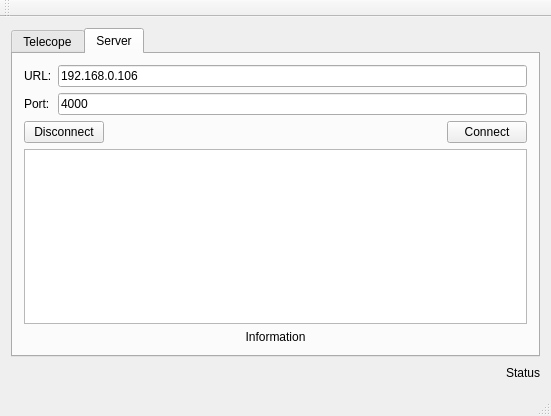
<?xml version="1.0" encoding="UTF-8"?>
<ui version="4.0">
 <class>TelescopeCli</class>
 <widget class="QMainWindow" name="TelescopeCli">
  <property name="geometry">
   <rect>
    <x>0</x>
    <y>0</y>
    <width>551</width>
    <height>416</height>
   </rect>
  </property>
  <property name="windowTitle">
   <string>TelescopeCli</string>
  </property>
  <widget class="QWidget" name="centralWidget">
   <layout class="QVBoxLayout" name="verticalLayout_4">
    <item>
     <widget class="QTabWidget" name="tab">
      <property name="currentIndex">
       <number>1</number>
      </property>
      <widget class="QWidget" name="telescopeTab">
       <attribute name="title">
        <string>Telecope</string>
       </attribute>
       <layout class="QVBoxLayout" name="verticalLayout_2">
        <item>
         <widget class="QGroupBox" name="siteBox">
          <property name="title">
           <string>Time</string>
          </property>
          <layout class="QGridLayout" name="gridLayout_3">
           <item row="0" column="0">
            <widget class="QLabel" name="label_10">
             <property name="text">
              <string>UT</string>
             </property>
             <property name="alignment">
              <set>Qt::AlignCenter</set>
             </property>
             <property name="buddy">
              <cstring>UT_LineEdit</cstring>
             </property>
            </widget>
           </item>
           <item row="0" column="1">
            <widget class="QLabel" name="label_11">
             <property name="text">
              <string>LT</string>
             </property>
             <property name="alignment">
              <set>Qt::AlignCenter</set>
             </property>
             <property name="buddy">
              <cstring>LT_LineEdit</cstring>
             </property>
            </widget>
           </item>
           <item row="0" column="2">
            <widget class="QLabel" name="label_13">
             <property name="text">
              <string>JDate</string>
             </property>
             <property name="alignment">
              <set>Qt::AlignCenter</set>
             </property>
             <property name="buddy">
              <cstring>JD_LineEdit</cstring>
             </property>
            </widget>
           </item>
           <item row="0" column="3">
            <widget class="QLabel" name="label_12">
             <property name="text">
              <string>LST</string>
             </property>
             <property name="alignment">
              <set>Qt::AlignCenter</set>
             </property>
             <property name="buddy">
              <cstring>LST_LineEdit</cstring>
             </property>
            </widget>
           </item>
           <item row="1" column="0">
            <widget class="QLineEdit" name="UT_LineEdit">
             <property name="alignment">
              <set>Qt::AlignCenter</set>
             </property>
             <property name="readOnly">
              <bool>true</bool>
             </property>
            </widget>
           </item>
           <item row="1" column="1">
            <widget class="QLineEdit" name="LT_LineEdit">
             <property name="alignment">
              <set>Qt::AlignCenter</set>
             </property>
             <property name="readOnly">
              <bool>true</bool>
             </property>
            </widget>
           </item>
           <item row="1" column="2">
            <widget class="QLineEdit" name="JD_LineEdit">
             <property name="alignment">
              <set>Qt::AlignCenter</set>
             </property>
             <property name="readOnly">
              <bool>true</bool>
             </property>
            </widget>
           </item>
           <item row="1" column="3">
            <widget class="QLineEdit" name="LST_LineEdit">
             <property name="alignment">
              <set>Qt::AlignCenter</set>
             </property>
             <property name="readOnly">
              <bool>true</bool>
             </property>
            </widget>
           </item>
          </layout>
         </widget>
        </item>
        <item>
         <widget class="QGroupBox" name="telescopeBox">
          <property name="title">
           <string>Position</string>
          </property>
          <layout class="QGridLayout" name="gridLayout_4">
           <item row="0" column="0">
            <spacer name="horizontalSpacer_2">
             <property name="orientation">
              <enum>Qt::Horizontal</enum>
             </property>
             <property name="sizeHint" stdset="0">
              <size>
               <width>70</width>
               <height>20</height>
              </size>
             </property>
            </spacer>
           </item>
           <item row="0" column="1">
            <widget class="QLabel" name="label_3">
             <property name="text">
              <string>HA</string>
             </property>
             <property name="alignment">
              <set>Qt::AlignCenter</set>
             </property>
            </widget>
           </item>
           <item row="0" column="2">
            <widget class="QLabel" name="label_4">
             <property name="text">
              <string>RA</string>
             </property>
             <property name="alignment">
              <set>Qt::AlignCenter</set>
             </property>
            </widget>
           </item>
           <item row="0" column="3">
            <widget class="QLabel" name="label_5">
             <property name="text">
              <string>Dec</string>
             </property>
             <property name="alignment">
              <set>Qt::AlignCenter</set>
             </property>
            </widget>
           </item>
           <item row="1" column="0">
            <widget class="QLabel" name="label_6">
             <property name="text">
              <string>Telescope</string>
             </property>
            </widget>
           </item>
           <item row="1" column="1">
            <widget class="QLineEdit" name="telHALineEdit">
             <property name="alignment">
              <set>Qt::AlignCenter</set>
             </property>
             <property name="readOnly">
              <bool>true</bool>
             </property>
            </widget>
           </item>
           <item row="1" column="2">
            <widget class="QLineEdit" name="telRALineEdit">
             <property name="alignment">
              <set>Qt::AlignCenter</set>
             </property>
             <property name="readOnly">
              <bool>true</bool>
             </property>
            </widget>
           </item>
           <item row="1" column="3">
            <widget class="QLineEdit" name="telDecLineEdit">
             <property name="alignment">
              <set>Qt::AlignCenter</set>
             </property>
             <property name="readOnly">
              <bool>true</bool>
             </property>
            </widget>
           </item>
           <item row="2" column="0">
            <widget class="QLabel" name="label_7">
             <property name="text">
              <string>Target</string>
             </property>
            </widget>
           </item>
           <item row="2" column="1">
            <widget class="QLineEdit" name="trgHALineEdit">
             <property name="alignment">
              <set>Qt::AlignCenter</set>
             </property>
             <property name="readOnly">
              <bool>true</bool>
             </property>
            </widget>
           </item>
           <item row="2" column="2">
            <widget class="QLineEdit" name="trgRALineEdit">
             <property name="alignment">
              <set>Qt::AlignCenter</set>
             </property>
             <property name="readOnly">
              <bool>true</bool>
             </property>
            </widget>
           </item>
           <item row="2" column="3">
            <widget class="QLineEdit" name="trgDecLineEdit">
             <property name="alignment">
              <set>Qt::AlignCenter</set>
             </property>
             <property name="readOnly">
              <bool>true</bool>
             </property>
            </widget>
           </item>
           <item row="3" column="0">
            <widget class="QLabel" name="label_15">
             <property name="text">
              <string>Difference</string>
             </property>
            </widget>
           </item>
           <item row="3" column="1">
            <widget class="QLineEdit" name="difHALineEdit">
             <property name="alignment">
              <set>Qt::AlignCenter</set>
             </property>
             <property name="readOnly">
              <bool>true</bool>
             </property>
            </widget>
           </item>
           <item row="3" column="2">
            <widget class="QLineEdit" name="difRALineEdit">
             <property name="alignment">
              <set>Qt::AlignCenter</set>
             </property>
             <property name="readOnly">
              <bool>true</bool>
             </property>
            </widget>
           </item>
           <item row="3" column="3">
            <widget class="QLineEdit" name="difDecLineEdit">
             <property name="alignment">
              <set>Qt::AlignCenter</set>
             </property>
             <property name="readOnly">
              <bool>true</bool>
             </property>
            </widget>
           </item>
          </layout>
         </widget>
        </item>
       </layout>
      </widget>
      <widget class="QWidget" name="serverTab">
       <attribute name="title">
        <string>Server</string>
       </attribute>
       <layout class="QVBoxLayout" name="verticalLayout">
        <item>
         <layout class="QGridLayout" name="gridLayout">
          <item row="0" column="0">
           <widget class="QLabel" name="locationLabel">
            <property name="sizePolicy">
             <sizepolicy hsizetype="Minimum" vsizetype="Fixed">
              <horstretch>0</horstretch>
              <verstretch>0</verstretch>
             </sizepolicy>
            </property>
            <property name="text">
             <string>URL:</string>
            </property>
            <property name="buddy">
             <cstring>hostLineEdit</cstring>
            </property>
           </widget>
          </item>
          <item row="0" column="1">
           <widget class="QLineEdit" name="hostLineEdit">
            <property name="text">
             <string>192.168.0.106</string>
            </property>
           </widget>
          </item>
          <item row="1" column="0">
           <widget class="QLabel" name="portLabel">
            <property name="sizePolicy">
             <sizepolicy hsizetype="Fixed" vsizetype="Preferred">
              <horstretch>0</horstretch>
              <verstretch>0</verstretch>
             </sizepolicy>
            </property>
            <property name="minimumSize">
             <size>
              <width>15</width>
              <height>0</height>
             </size>
            </property>
            <property name="text">
             <string>Port:</string>
            </property>
            <property name="buddy">
             <cstring>portLineEdit</cstring>
            </property>
           </widget>
          </item>
          <item row="1" column="1">
           <widget class="QLineEdit" name="portLineEdit">
            <property name="text">
             <string>4000</string>
            </property>
           </widget>
          </item>
         </layout>
        </item>
        <item>
         <layout class="QHBoxLayout" name="horizontalLayout">
          <item>
           <widget class="QPushButton" name="disconnectButton">
            <property name="text">
             <string>Disconnect</string>
            </property>
           </widget>
          </item>
          <item>
           <spacer name="horizontalSpacer">
            <property name="orientation">
             <enum>Qt::Horizontal</enum>
            </property>
            <property name="sizeHint" stdset="0">
             <size>
              <width>158</width>
              <height>20</height>
             </size>
            </property>
           </spacer>
          </item>
          <item>
           <widget class="QPushButton" name="connectButton">
            <property name="text">
             <string>Connect</string>
            </property>
           </widget>
          </item>
         </layout>
        </item>
        <item>
         <widget class="QTextBrowser" name="view"/>
        </item>
        <item>
         <widget class="QLabel" name="infoLabel">
          <property name="text">
           <string>Information</string>
          </property>
          <property name="alignment">
           <set>Qt::AlignCenter</set>
          </property>
         </widget>
        </item>
       </layout>
      </widget>
     </widget>
    </item>
    <item>
     <layout class="QHBoxLayout" name="horizontalLayout_2">
      <item>
       <spacer name="horizontalSpacer_6">
        <property name="orientation">
         <enum>Qt::Horizontal</enum>
        </property>
        <property name="sizeHint" stdset="0">
         <size>
          <width>40</width>
          <height>20</height>
         </size>
        </property>
       </spacer>
      </item>
      <item>
       <widget class="QLabel" name="statusLabel">
        <property name="text">
         <string>Status</string>
        </property>
       </widget>
      </item>
     </layout>
    </item>
   </layout>
  </widget>
  <widget class="QMenuBar" name="menuBar">
   <property name="geometry">
    <rect>
     <x>0</x>
     <y>0</y>
     <width>551</width>
     <height>22</height>
    </rect>
   </property>
  </widget>
  <widget class="QToolBar" name="mainToolBar">
   <attribute name="toolBarArea">
    <enum>TopToolBarArea</enum>
   </attribute>
   <attribute name="toolBarBreak">
    <bool>false</bool>
   </attribute>
  </widget>
  <widget class="QStatusBar" name="statusBar"/>
 </widget>
 <layoutdefault spacing="6" margin="11"/>
 <resources/>
 <connections/>
</ui>
